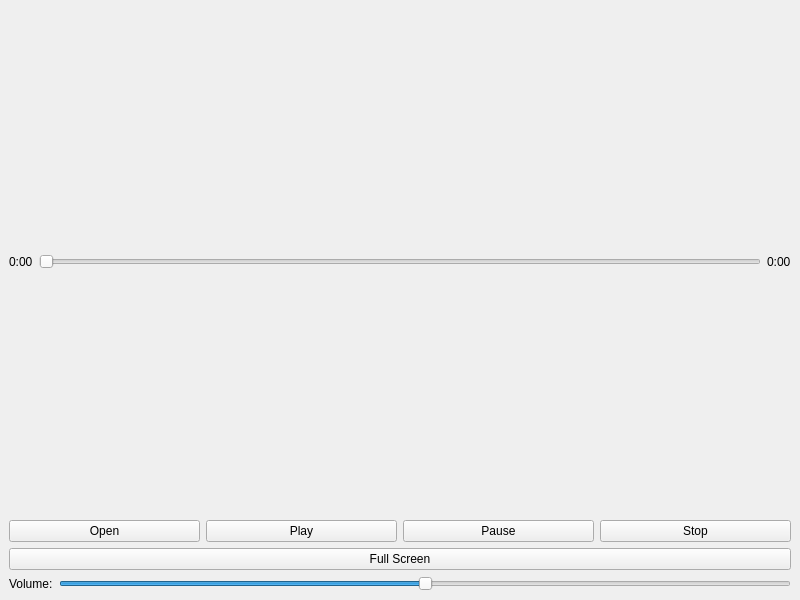
<?xml version="1.0" encoding="UTF-8"?>
<ui version="4.0">
 <class>MainWindow</class>
 <widget class="QMainWindow" name="MainWindow">
  <property name="geometry">
   <rect>
    <x>0</x>
    <y>0</y>
    <width>800</width>
    <height>600</height>
   </rect>
  </property>
  <property name="windowTitle">
   <string>Media Player</string>
  </property>
  <widget class="QWidget" name="centralwidget">
   <layout class="QVBoxLayout" name="verticalLayout">
    <!-- Video Layout Container -->
    <item>
      <layout class="QVBoxLayout" name="videoLayout"/>
    </item>
    
    <!-- Position Slider and Time Labels -->
    <item>
      <layout class="QHBoxLayout" name="progressLayout">
        <item>
          <widget class="QLabel" name="currentTimeLabel">
            <property name="text">
              <string>0:00</string>
            </property>
            <property name="minimumWidth">
              <number>50</number>
            </property>
          </widget>
        </item>
        <item>
          <widget class="QSlider" name="positionSlider">
            <property name="orientation">
              <enum>Qt::Horizontal</enum>
            </property>
          </widget>
        </item>
        <item>
          <widget class="QLabel" name="totalTimeLabel">
            <property name="text">
              <string>0:00</string>
            </property>
            <property name="minimumWidth">
              <number>50</number>
            </property>
          </widget>
        </item>
      </layout>
    </item>
    
    <!-- Control Buttons -->
    <item>
      <layout class="QHBoxLayout" name="controlLayout">
        <item>
         <widget class="QPushButton" name="openButton">
          <property name="text">
           <string>Open</string>
          </property>
         </widget>
        </item>
        <item>
         <widget class="QPushButton" name="playButton">
          <property name="text">
           <string>Play</string>
          </property>
         </widget>
        </item>
        <item>
         <widget class="QPushButton" name="pauseButton">
          <property name="text">
           <string>Pause</string>
          </property>
         </widget>
        </item>
        <item>
         <widget class="QPushButton" name="stopButton">
          <property name="text">
           <string>Stop</string>
          </property>
         </widget>
        </item>
      </layout>
    </item>

    <!--Full screen toggle-->
    <item>
 <widget class="QPushButton" name="fullscreenButton">
  <property name="text">
   <string>Full Screen</string>
  </property>
 </widget>
</item>

    <!-- Volume Slider -->
    <item>
      <layout class="QHBoxLayout" name="volumeLayout">
        <item>
         <widget class="QLabel" name="volumeLabel">
          <property name="text">
           <string>Volume:</string>
          </property>
         </widget>
        </item>
        <item>
         <widget class="QSlider" name="volumeSlider">
          <property name="orientation">
           <enum>Qt::Horizontal</enum>
          </property>
          <property name="minimum">
           <number>0</number>
          </property>
          <property name="maximum">
           <number>100</number>
          </property>
          <property name="value">
           <number>50</number>
          </property>
         </widget>
        </item>
      </layout>
    </item>
   </layout>
  </widget>
 </widget>
 <resources/>
 <connections/>
</ui>
